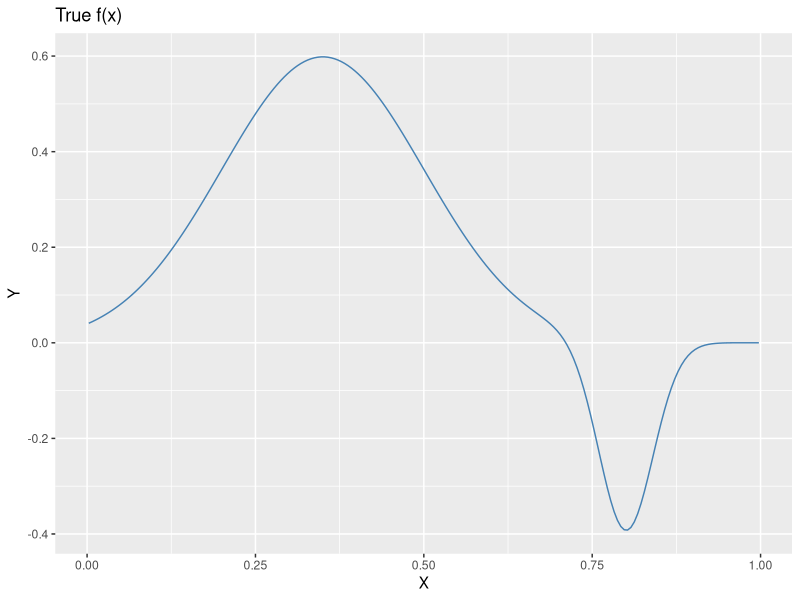
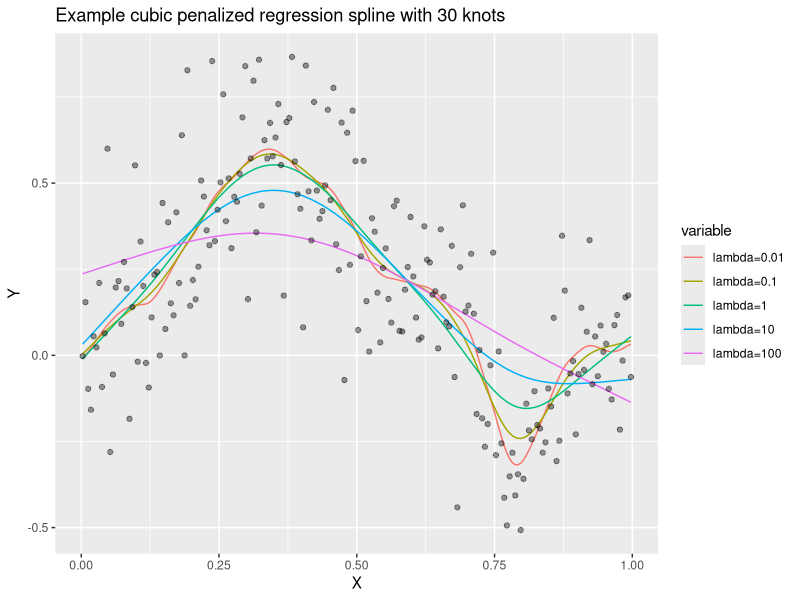
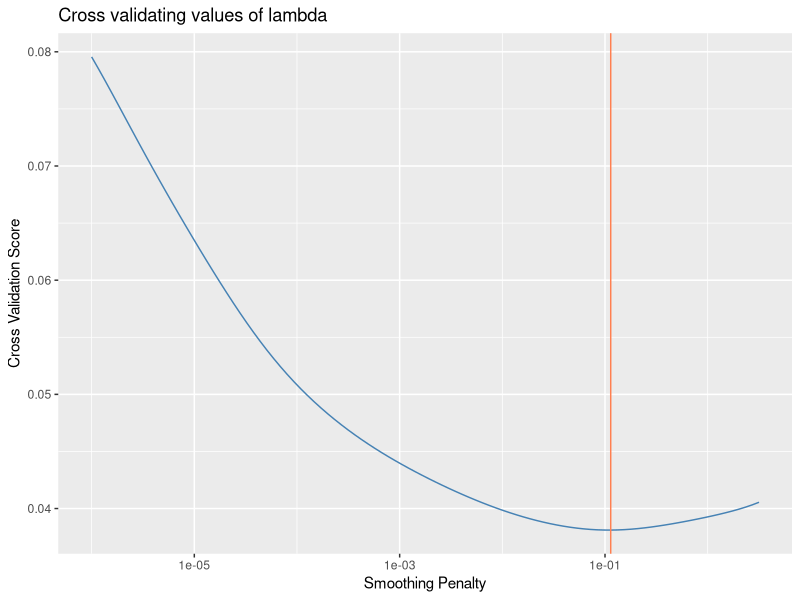

These figures' R source, in order:
## ---- chunk 1
## Imports
library(ggplot2)
library(stats)
library(reshape)

## Subroutines
f = function(x){
    # prob density function defined in problem specification
    1.5*dnorm((x-0.35)/0.15) - dnorm((x-0.8)/0.04)
}

## Parameterize
n = 200
is = 1:n
xis = (is-0.5)/n

## Plotting
pdf_df = data.frame(x=xis, y=f(xis))
plt_pdf = ggplot(data=pdf_df) +
    geom_line(aes(x=x, y=y), color="steelblue") +
    labs(x="X", y="Y", title="True f(x)")
## ---- chunk 2
plt_pdf
## ---- chunk 3
## Subroutines
noise_sd = function(j){
    return(0.02+0.04*(j-1)^2)
}

## Parameterize
J = 6 # for generating noisy observations
k = 30 # number of knots
a = 0
b = 1 # bounds of inegration for lambda*int_a^b f^''(x)^2 dx penalty
knots = seq(a, b, length.out=k)

fxs = f(xis)
noise_df = data.frame(x=xis, yt=fxs)
for(j in 1:J){
    yis = fxs + rnorm(n, mean=0, sd=noise_sd(j))
    colname = paste("y", j, sep="")
    noise_df[colname] = yis
}

h = knots[2] - knots[1]
D = matrix(0, nrow = n-2, ncol = n)
W = matrix(0, nrow = n-2, ncol = n-2)

for(i in 1:(n-2)){
    D[i,i] = 1/h
    D[i, i+1] = -1/h-1/h
    D[i, i+2] = 1/h
    if(i>1){
        W[i-1, i] = h/6
        W[i, i-1] = h/6
    }
    W[i, i] = 2*h/3
}
K = t(D)%*%solve(W)%*%D

# Perform cubic penalized spline regression for multiple lambda values
ex_ys = noise_df$y3 # arbitrary noise profile for example
lam_df = data.frame(x=xis, y=fxs, yn=ex_ys)
lams = 10^(-2:2)

for(lam in lams){
    fit = solve(diag(n) + lam*K)%*%ex_ys
    colname = paste("lambda", lam, sep="=")
    lam_df[colname] = fit
}

plt_mx = ggplot(data=lam_df) +
    geom_line(data=melt(lam_df, id=c("x", "y", "yn")),
              aes(x=x, y=value, color=variable)) +
    geom_point(aes(x=x, y=yn), alpha=0.4) +
    labs(x="X", y="Y",
        title=paste(
            "Example cubic penalized regression spline with", k, "knots"
        )
    )
plt_mx
## ---- chunk 4
cv = function(l, nknot=k, K=K, xs=xis, ys){
    # fh = smooth.spline(df=3, x=xs, y=ys, nknots=nknot, lambda=l)
    # fhys = predict(fh, xs)[[2]]
    n = length(xis)
    S = solve(diag(n) + l*K)
    fhys = S %*% ys
    sii = diag(S)
    r = mean(((ys-fhys)/(1-sii))^2)
    return(r)
}

cvv = Vectorize(cv, vectorize.args = c("l"))
lambdas = 10^(seq(-6, 0.5, length.out=100))
cvs = cvv(xs=xis, ys=ex_ys, l=lambdas, nknot=k, K=K)

cv_df = data.frame(x=lambdas, y=cvs)
plt_cv = ggplot(data=cv_df) +
    geom_line(aes(x=x, y=y), color="steelblue") +
    labs(x="Smoothing Penalty", y="Cross Validation Score",
         title="Cross validating values of lambda") +
    scale_x_log10() +
    # geom_hline(yintercept = min(cvs), color="coral") +
    geom_vline(xintercept = lambdas[which(cvs == min(cvs))], color="coral")
## ---- chunk 5
plt_cv
## ---- chunk 6
builtin_cv = smooth.spline(x=xis, y=ex_ys, nknots=k, cv=TRUE)
